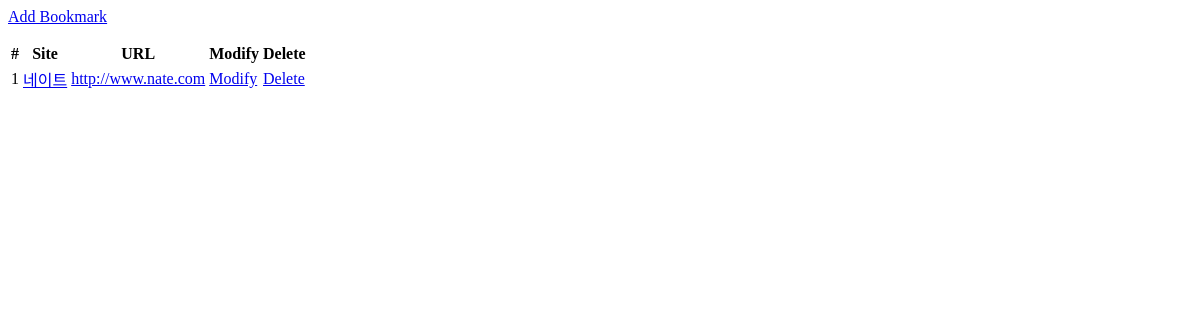
Before: /bookmark/ with the older database file.
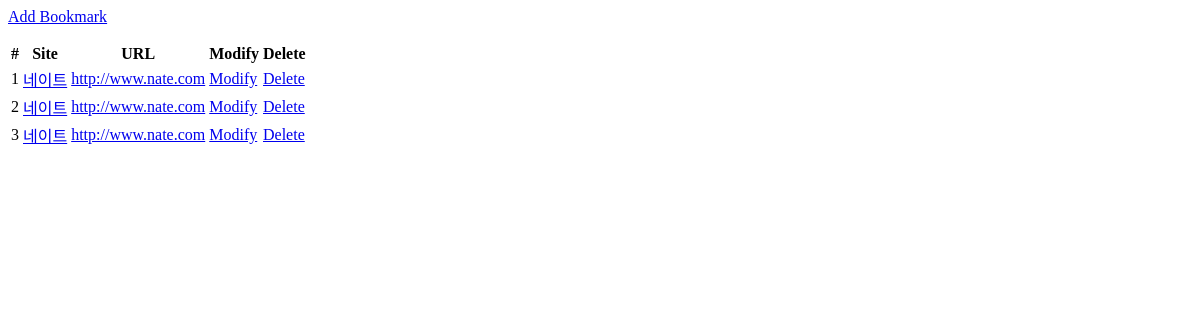
After: the same page with the newer database file.
### bookmark/models.py (models this page shows, shortened)
class Bookmark(models.Model):
    site_name = models.CharField(max_length=100)
    url = models.URLField('Site URL')

### bookmark/views.py (the view)
# urls.py: path("", BookmarkListView.as_view(), name="list"),
class BookmarkListView(ListView) :
    model = Bookmark

### bookmark/templates/bookmark/bookmark_list.html (shortened to what this page needs)
<div class="btn-group">
    <a href="#" class="btn btn-info">Add Bookmark</a>
</div>
<table class="table">
    <thead>
        <tr>
            <th scope="col">#</th>
            <th scope="col">Site</th>
            <th scope="col">URL</th>
            <th scope="col">Modify</th>
            <th scope="col">Delete</th>
        </tr>
    </thead>
    <tbody>
        {% for bookmark in object_list %}
            <tr>
                <td>{{forloop.counter}}</td>
                <td><a href="#">{{bookmark.site_name}}</a></td>
                <td><a href="{{bookmark.url}}" target="_blank">{{bookmark.url}}</a></td>
                <td><a href="#" class="btn btn-success btn-sm">Modify</a></td>
                <td><a href="#" class="btn btn-danger btn-sm">Delete</a></td>
            </tr>
        {% endfor %}
    </tbody>
</table>

Changed rows visible on the page:
added Bookmark: site_name "네이트", url "http://www.nate.com"
added Bookmark: site_name "네이트", url "http://www.nate.com"
